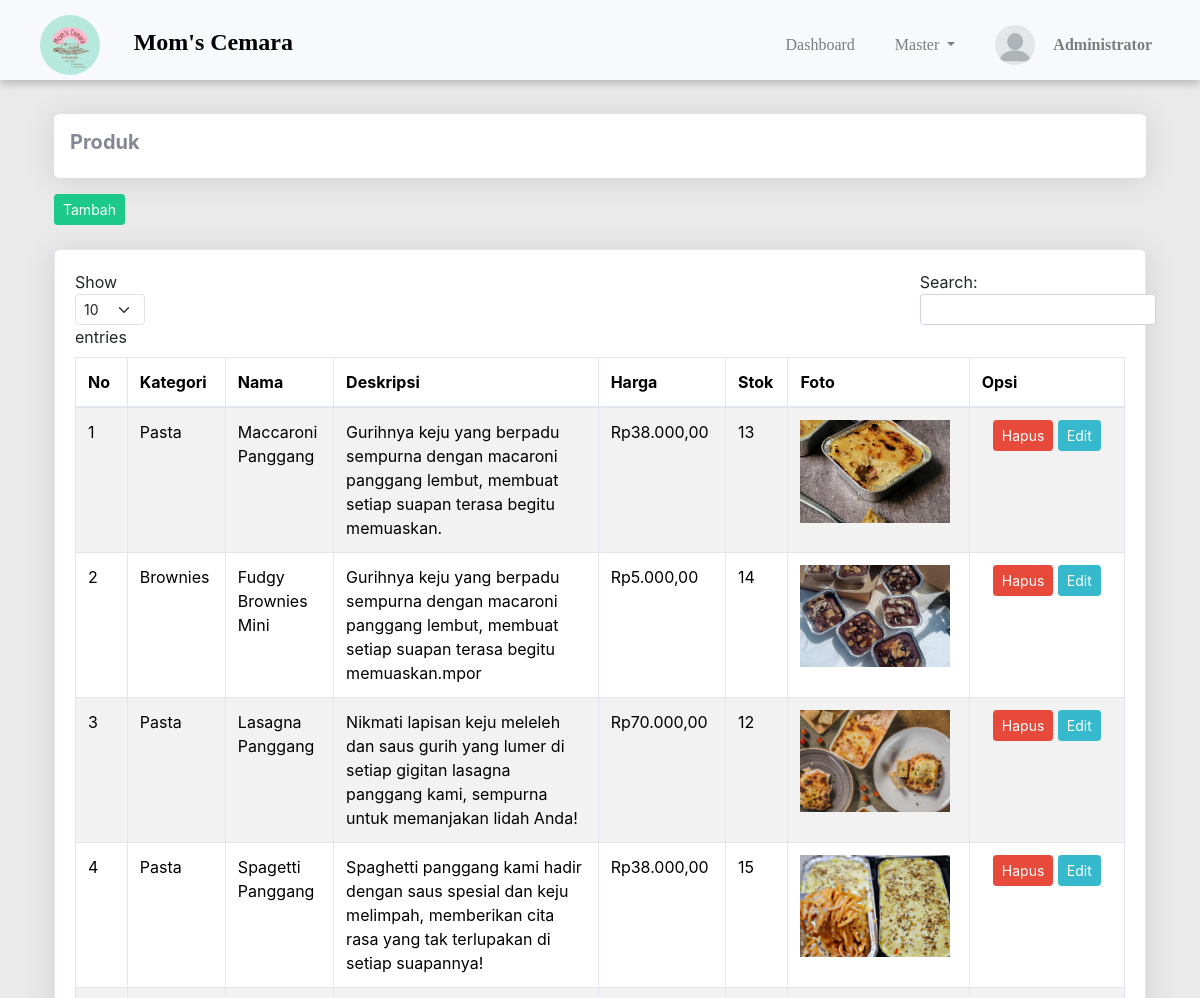
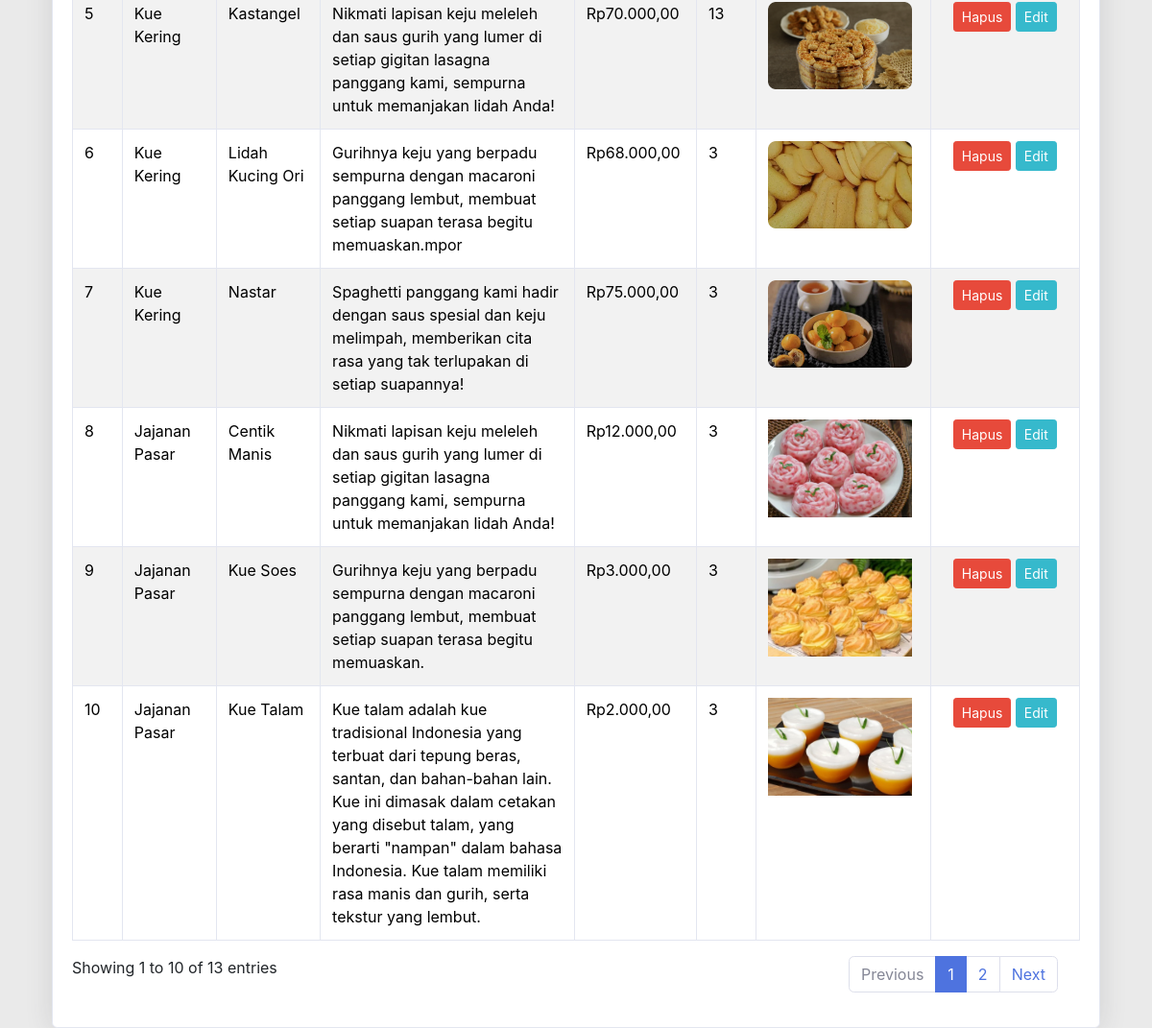
Screenshot of /admin/index.php?halaman=produk (signed in) with the database file from the repository (2 pictures, top to bottom).
### tables this page shows
CREATE TABLE `produk` (
  `id_produk` int(11) NOT NULL,
  `id_kategori` int(11) DEFAULT NULL,
  `nama_produk` varchar(255) NOT NULL,
  `deskripsi` text DEFAULT NULL,
  `harga` decimal(10,2) NOT NULL,
  `stok` int(11) NOT NULL,
  `gambar` varchar(255) DEFAULT NULL
);

CREATE TABLE `kategori` (
  `id_kategori` int(11) NOT NULL,
  `nama_kategori` varchar(100) NOT NULL
);

### admin/produk.php (the view)
<?php
include('../koneksi/koneksi.php');
$produk = array();
$ambil = $koneksi->query("SELECT p.id_produk, p.id_kategori, p.nama_produk, p.deskripsi, p.harga, p.stok, p.gambar, k.nama_kategori
                          FROM produk p
                          JOIN kategori k ON p.id_kategori = k.id_kategori");
while ($pecah = $ambil->fetch_assoc()) {
    $produk[] = $pecah;
}
?>
<main class="container mt-4">
    <div class="shadow p-3 mb-3 bg-white rounded">
        <h5><b>Produk</b></h5>
    </div>
    <a href="index.php?halaman=tambah_produk" class="btn btn-sm btn-success">Tambah</a>
    <div class="card shadow bg-white mt-4">
        <div class="card-body">
            <table class="table table-bordered table-hover table-striped" id="tables">
                <thead>
                    <tr>
                        <th>No</th>
                        <th>Kategori</th>
                        <th>Nama</th>
                        <th>Deskripsi</th>
                        <th>Harga</th>
                        <th>Stok</th>
                        <th>Foto</th>
                        <th>Opsi</th>
                    </tr>
                </thead>
                <tbody>
                    <?php foreach ($produk as $key => $value): ?>
                    <tr>
                        <td width="50"><?php echo $key+1; ?></td>
                        <td><?php echo $value['nama_kategori']; ?></td>
                        <td><?php echo $value['nama_produk']; ?></td>
                        <td><?php echo $value['deskripsi']; ?></td>
                        <td>Rp<?php echo number_format($value['harga'], 2, ',', '.'); ?></td>
                        <td><?php echo number_format($value['stok']); ?></td>
                        <td>
                            <img width="150" src="../assets/foto_produk/<?php echo $value['gambar']; ?>" alt="Foto Produk">
                        </td>
                        <td class="text-center" width="150">
                        <a href="index.php?halaman=hapus_produk&id=<?php echo $value['id_produk']; ?>" class="btn btn-sm btn-danger">Hapus</a>
                        <a href="index.php?halaman=edit_produk&id=<?php echo $value['id_produk']; ?>" class="btn btn-sm btn-info">Edit</a>
                        </td>
                    </tr>
                    <?php endforeach ?>
                </tbody>
            </table>
        </div>
    </div>
</main>

### rows the page displays
produk: id_kategori.nama_kategori "Pasta", nama_produk "Maccaroni Panggang", deskripsi "Gurihnya keju yang berpadu sempurna dengan macaroni panggang lembut, membuat setiap suapan terasa begitu memuaskan.", harga "38.000,00", stok "13", gambar (picture)
produk: id_kategori.nama_kategori "Brownies", nama_produk "Fudgy Brownies Mini", deskripsi "Gurihnya keju yang berpadu sempurna dengan macaroni panggang lembut, membuat setiap suapan terasa begitu memuaskan.mpor", harga "5.000,00", stok "14", gambar (picture)
produk: id_kategori.nama_kategori "Pasta", nama_produk "Lasagna Panggang", deskripsi "Nikmati lapisan keju meleleh dan saus gurih yang lumer di setiap gigitan lasagna panggang kami, sempurna untuk memanjakan lidah Anda!", harga "70.000,00", stok "12", gambar (picture)
produk: id_kategori.nama_kategori "Pasta", nama_produk "Spagetti Panggang", deskripsi "Spaghetti panggang kami hadir dengan saus spesial dan keju melimpah, memberikan cita rasa yang tak terlupakan di setiap suapannya!", harga "38.000,00", stok "15", gambar (picture)
produk: id_kategori.nama_kategori "Kue Kering", nama_produk "Kastangel", deskripsi "Nikmati lapisan keju meleleh dan saus gurih yang lumer di setiap gigitan lasagna panggang kami, sempurna untuk memanjakan lidah Anda!", harga "70.000,00", stok "13", gambar (picture)
produk: id_kategori.nama_kategori "Kue Kering", nama_produk "Lidah Kucing Ori", deskripsi "Gurihnya keju yang berpadu sempurna dengan macaroni panggang lembut, membuat setiap suapan terasa begitu memuaskan.mpor", harga "68.000,00", stok "3", gambar (picture)
produk: id_kategori.nama_kategori "Kue Kering", nama_produk "Nastar", deskripsi "Spaghetti panggang kami hadir dengan saus spesial dan keju melimpah, memberikan cita rasa yang tak terlupakan di setiap suapannya!", harga "75.000,00", stok "3", gambar (picture)
produk: id_kategori.nama_kategori "Jajanan Pasar", nama_produk "Centik Manis", deskripsi "Nikmati lapisan keju meleleh dan saus gurih yang lumer di setiap gigitan lasagna panggang kami, sempurna untuk memanjakan lidah Anda!", harga "12.000,00", stok "3", gambar (picture)
produk: id_kategori.nama_kategori "Jajanan Pasar", nama_produk "Kue Soes", deskripsi "Gurihnya keju yang berpadu sempurna dengan macaroni panggang lembut, membuat setiap suapan terasa begitu memuaskan.", harga "3.000,00", stok "3", gambar (picture)
produk: id_kategori.nama_kategori "Jajanan Pasar", nama_produk "Kue Talam", deskripsi "Kue talam adalah kue tradisional Indonesia yang terbuat dari tepung beras, santan, dan bahan-bahan lain. Kue ini dimasak dalam cetakan yang disebut talam, yang berarti \"nampan\" dalam bahasa Indonesia. Kue talam memiliki rasa manis dan gurih, serta tekstur yang lembut.", harga "2.000,00", stok "3", gambar (picture)
